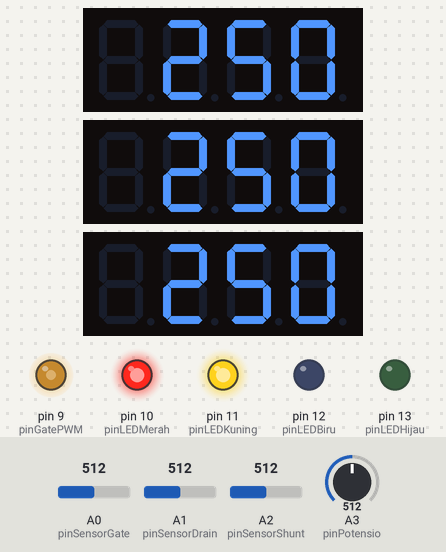
Bench run of a sketch on a simulated Arduino Uno, built with avr-gcc and run on an emulated ATmega328P. Parts: 3 × 4-digit seven-segment display, output pins drawn as LEDs (lit = HIGH). The inputs (shaded band) are chosen by the test bench; at power-on: A0 (pinSensorGate) = 512, A3 (pinPotensio) = 512, A1 (pinSensorDrain) = 512, A2 (pinSensorShunt) = 512.

Above: at 1.2 s.
1.3 s: A0 (pinSensorGate) set to 716
At 2.4 s:
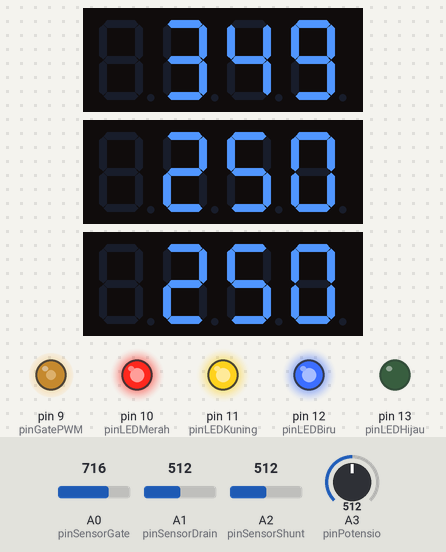
2.8 s: A0 (pinSensorGate) set to 843
At 3.1 s:
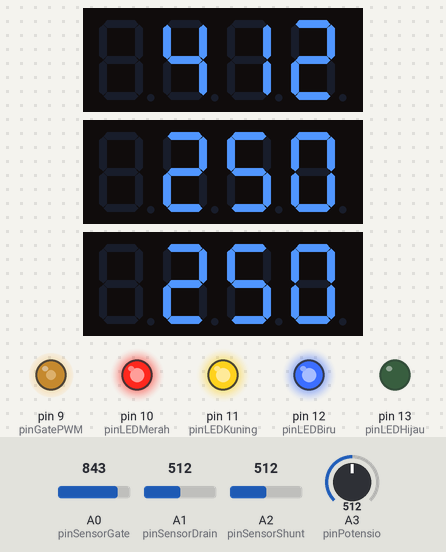
4.3 s: A0 (pinSensorGate) set to 875
At 5.6 s:
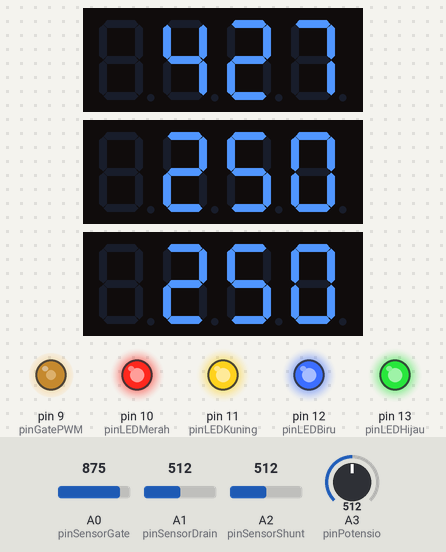
5.9 s: A3 (pinPotensio) set to 716
At 6.3 s:
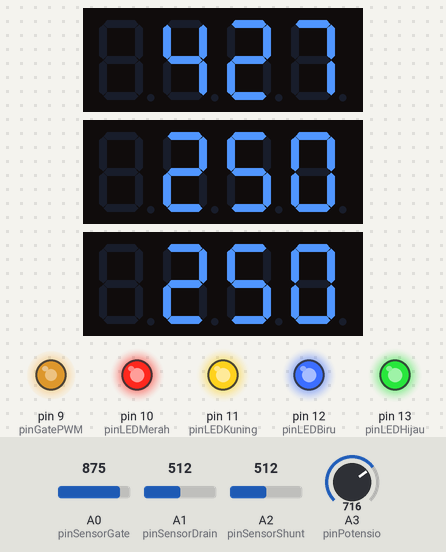
7.4 s: A3 (pinPotensio) set to 992
At 8.7 s:
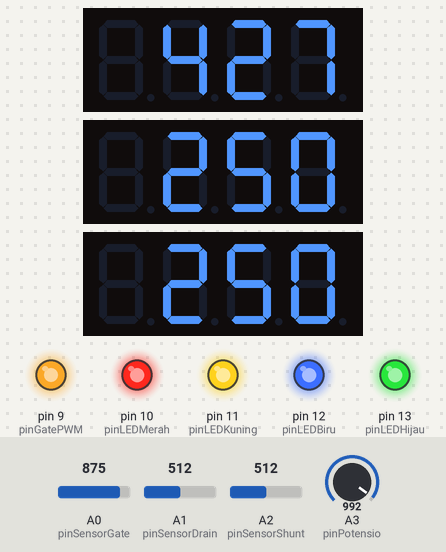
9.0 s: A0 (pinSensorGate) set to 306
At 10.1 s:
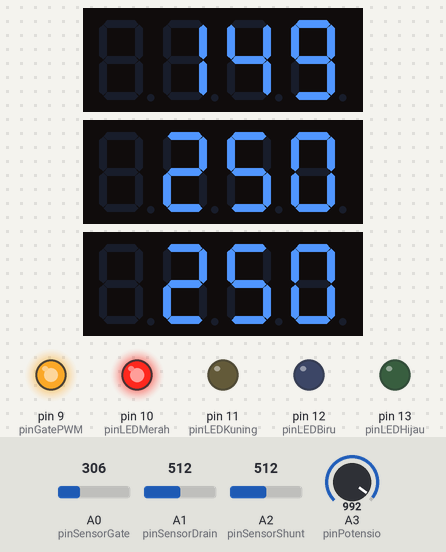
Timing chart, 0 to 11.6 s (numbered marks = the images above; inputs shaded):
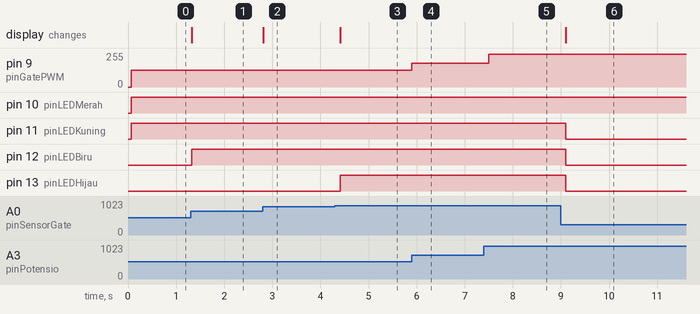

The sketch:

mosfetledtm1637.ino
```cpp
#include <Arduino.h>
#include <TM1637Display.h>

// ==========================================
// PENGATURAN PIN DISPLAY TM1637
// ==========================================
#define PIN_CLK 4        // Jalur CLK bersama (paralel ke 3 display)

#define DIO_VGATE  5     // Display 1: Tegangan Gate (V)
#define DIO_VDRAIN 6     // Display 2: Tegangan Drain (V)
#define DIO_ARUS   7     // Display 3: Arus Beban (mA)

TM1637Display dispGate(PIN_CLK, DIO_VGATE);
TM1637Display dispDrain(PIN_CLK, DIO_VDRAIN);
TM1637Display dispArus(PIN_CLK, DIO_ARUS);

// ==========================================
// PENGATURAN PIN SENSOR & KENDALI
// ==========================================
const int pinPotensio    = A3; // Masukan tuas kendali dari siswa
const int pinSensorGate  = A0; // Probe pembaca tegangan kaki Gate (VG)
const int pinSensorDrain = A1; // Probe pembaca tegangan kaki Drain (VD)
const int pinSensorShunt = A2; // Probe pembaca drop tegangan di resistor Shunt

const int pinGatePWM     = 9;  // Output sinyal kendali PWM ke kaki Gate MOSFET

// Barisan 4 LED Indikator Beban Bertingkat
const int pinLEDMerah    = 10; // Level 1
const int pinLEDKuning   = 11; // Level 2
const int pinLEDBiru     = 12; // Level 3
const int pinLEDHijau    = 13; // Level 4

// ==========================================
// NILAI RESISTOR SHUNT
// Ganti ke 1.0 jika memakai resistor 1 Ohm
// Ganti ke 10.0 jika memakai resistor 10 Ohm
// ==========================================
const float R_SHUNT = 10.0;

void setup() {
  Serial.begin(115200);

  // Atur kecerahan ketiga display (rentang 0x00 hingga 0x0f)
  dispGate.setBrightness(0x0a);
  dispDrain.setBrightness(0x0a);
  dispArus.setBrightness(0x0a);

  // Bersihkan tampilan display
  dispGate.clear();
  dispDrain.clear();
  dispArus.clear();

  // Konfigurasi pin output
  pinMode(pinGatePWM, OUTPUT);
  pinMode(pinLEDMerah, OUTPUT);
  pinMode(pinLEDKuning, OUTPUT);
  pinMode(pinLEDBiru, OUTPUT);
  pinMode(pinLEDHijau, OUTPUT);
}

void loop() {
  // 1. Baca posisi potensiometer (0 - 1023)
  int nilaiPot = analogRead(pinPotensio);

  // 2. Petakan ke nilai PWM 8-bit (0 - 255) lalu kirim ke Gate MOSFET via pin D9
  int nilaiPWM = map(nilaiPot, 0, 1023, 0, 255);
  analogWrite(pinGatePWM, nilaiPWM);

  // 3. Baca nilai parameter fisik tegangan pada rangkaian (ADC 0 - 1023 -> 0 - 5.0V)
  float vGate   = (analogRead(pinSensorGate) * 5.0) / 1023.0;
  float vDrain  = (analogRead(pinSensorDrain) * 5.0) / 1023.0;
  float vShunt  = (analogRead(pinSensorShunt) * 5.0) / 1023.0;

  // Hitung arus beban berdasarkan Hukum Ohm: I = V_shunt / R_shunt (dikonversi ke mA)
  float arus_mA = (vShunt / R_SHUNT) * 1000.0;

  // 4. Logika penyalaan LED bertingkat berdasarkan bukaan tegangan Gate
  if (vGate < 0.8) {
    // Level 0: OFF / Cut-off (Semua LED padam)
    digitalWrite(pinLEDMerah, LOW);
    digitalWrite(pinLEDKuning, LOW);
    digitalWrite(pinLEDBiru, LOW);
    digitalWrite(pinLEDHijau, LOW);
  }
  else if (vGate >= 0.8 && vGate < 2.0) {
    // Level 1: Ambang awal (LED Merah aktif)
    digitalWrite(pinLEDMerah, HIGH);
    digitalWrite(pinLEDKuning, LOW);
    digitalWrite(pinLEDBiru, LOW);
    digitalWrite(pinLEDHijau, LOW);
  }
  else if (vGate >= 2.0 && vGate < 3.2) {
    // Level 2: Daya Sedang (LED Merah + Kuning aktif)
    digitalWrite(pinLEDMerah, HIGH);
    digitalWrite(pinLEDKuning, HIGH);
    digitalWrite(pinLEDBiru, LOW);
    digitalWrite(pinLEDHijau, LOW);
  }
  else if (vGate >= 3.2 && vGate < 4.2) {
    // Level 3: Daya Tinggi (LED Merah + Kuning + Biru aktif)
    digitalWrite(pinLEDMerah, HIGH);
    digitalWrite(pinLEDKuning, HIGH);
    digitalWrite(pinLEDBiru, HIGH);
    digitalWrite(pinLEDHijau, LOW);
  }
  else {
    // Level 4: Saturasi Penuh (Keempat LED Merah, Kuning, Biru, Hijau menyala semua)
    digitalWrite(pinLEDMerah, HIGH);
    digitalWrite(pinLEDKuning, HIGH);
    digitalWrite(pinLEDBiru, HIGH);
    digitalWrite(pinLEDHijau, HIGH);
  }

  // 5. Format dan tampilkan data ke 3 modul TM1637
  // Format voltase ditampilkan dalam 2 angka desimal tanpa titik (contoh: 3.45V -> angka 345)
  int dispValGate  = (int)(vGate * 100);
  int dispValDrain = (int)(vDrain * 100);
  int dispValArus  = (int)arus_mA;

  dispGate.showNumberDec(dispValGate, false);
  dispDrain.showNumberDec(dispValDrain, false);
  dispArus.showNumberDec(dispValArus, false);

  // Jeda pembacaan agar tampilan stabil dan responsif terhadap putaran tangan
  delay(50);
}
```

Measured:
- the behaviour switches between 859 and 860 on A0 (pinSensorGate) (found by bisection; images 2 and 3)
- after the input at 1.3 s, pin 12 (pinLEDBiru): LOW → HIGH at once; the display: changes at once (image 1)
- after the input at 2.8 s, the display: changes at once (image 2)
- after the input at 4.3 s, pin 13 (pinLEDHijau): LOW → HIGH after 0.11 s; the display: changes after 0.11 s (image 3)
- after the input at 5.9 s, pin 9 (pinGatePWM): 127/255 → 178/255 at once
- after the input at 7.4 s, pin 9 (pinGatePWM): 178/255 → 247/255 after 0.10 s
- after the input at 9.0 s, pin 11 (pinLEDKuning), pin 12 (pinLEDBiru), pin 13 (pinLEDHijau): HIGH → LOW after 0.11 s; the display: changes after 0.11 s (image 6)
